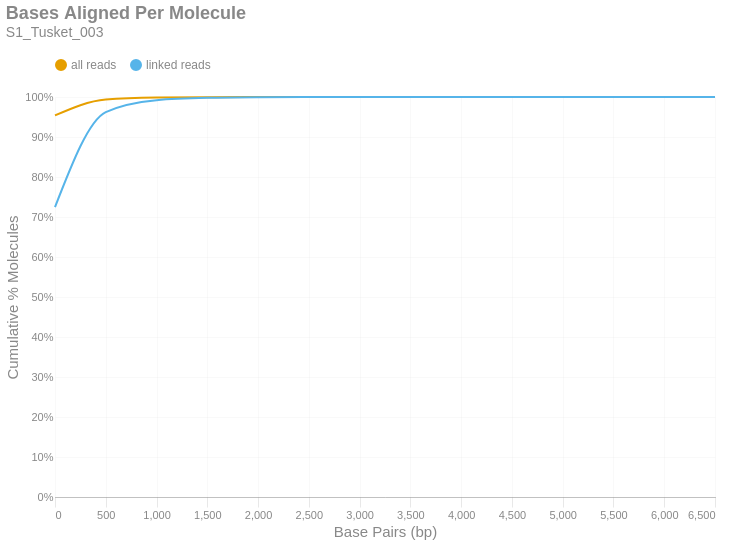

The cell this chart's notebook holds for it:
### Markdown cell above
### Bases Aligned Per Molecule
This is a cumulative frequency distribution showing the number of base pairs aligned per unique molecule. These data are shown in 500 bp bins. There are two distributions: one with `all reads` (yellow) and another with only `linked reads` (blue). The percent of molecules in the `linked reads` distribution is relative to the total number of linked molecules.

### Code cell
if SKIPLR:
    print_html(f"Skipped")
else:
    binned_df = consolidated_hist(valids['aligned_bp'], mask, 500, True)
    with SafeRender(binned_df):
        (
            density_plot(binned_df, 'Bases Aligned Per Molecule', samplename, 'basesper')
            .encode(
                x=alt.X('bin:Q', title="Base Pairs (bp)").axis(tickMinStep=500).scale(padding=0),
                y=alt.Y('value:Q', title='Cumulative % Molecules')
                    .axis(format='%')
                    .scale(domain = [0,1])
                    .stack(False),
                color=alt.Color("key:N").scale(domain = ["all reads", "linked reads"]),
                tooltip = [
                    alt.Tooltip("key:N", title = "Data Type"),
                    alt.Tooltip("range_label:N", title="Bases Aligned Per Molecule"),
                    alt.Tooltip("value:Q", format = ".2%", title="% Molecules (Cum.)")
                ]
            )
        ).display()

### Figure 1 — Vega-Lite specification as saved in the notebook (floating-point values rounded to 4 significant figures)
{"width": "container", "height": 400, "config": {"title": {"anchor": "start", "dy": -15, "fontSize": 18, "color": "#888888", "subtitleColor": "#888888", "subtitleFontSize": 14}, "arc": {"fill": "#0072B2"}, "axis": {"domainColor": "#888888", "domainWidth": 0.5, "gridWidth": 0.2, "grid": false, "titleFontWeight": 400, "titleFontSize": 15, "labelFontSize": 11, "labelColor": "#888888", "tickColor": "#888888", "tickWidth": 0.2, "titleColor": "#888888"}, "axisBand": {"grid": false}, "axisX": {"grid": true, "tickSize": 10, "domainCap": "round"}, "axisY": {"domain": false, "grid": true, "tickSize": 0, "domainCap": "round"}, "background": "transparent", "header": {"labelFontSize": 15, "labelColor": "#888888", "titleFontSize": 15, "titleFontWeight": 600, "titleColor": "#888888"}, "legend": {"labelFont": "sans-serif", "labelFontSize": 12, "labelColor": "#888888", "symbolSize": 100, "symbolType": "circle", "titleFontSize": 12, "titlePadding": 10, "titleColor": "#888888", "title": null, "orient": "top"}, "range": {"category": ["#E69F00", "#56B4E9", "#009E73", "#F0E442", "#0072B2", "#D55E00", "#CC79A7", "#000000"], "diverging": ["#cfe8f3", "#a2d4ec", "#73bfe2", "#46abdb", "#1696d2", "#12719e"]}, "area": {"fill": "#0072B2", "fillOpacity": 0.7, "line": true, "strokeOpacity": 0.7}, "line": {"color": "#0072B2", "stroke": "#0072B2", "strokeWidth": 2}, "trail": {"color": "#0072B2", "stroke": "#0072B2", "strokeWidth": 0, "size": 1}, "point": {"filled": true, "fillOpacity": 1.0, "size": 95}, "text": {"color": "#888888", "fontSize": 11, "align": "right", "fontWeight": 400, "size": 11}, "bar": {"fill": "#0072B2", "stroke": null}, "view": {"stroke": null, "continuousWidth": 660, "continuousHeight": 400}}, "data": {"name": "data-36aee99a702b6b3f634c7731ccdea2cd"}, "mark": {"type": "line", "interpolate": "monotone", "point": {"opacity": 0, "size": 275}}, "encoding": {"color": {"field": "key", "scale": {"domain": ["all reads", "linked reads"]}, "type": "nominal"}, "tooltip": [{"field": "key", "title": "Data Type", "type": "nominal"}, {"field": "range_label", "title": "Bases Aligned Per Molecule", "type": "nominal"}, {"field": "value", "format": ".2%", "title": "% Molecules (Cum.)", "type": "quantitative"}], "x": {"axis": {"tickMinStep": 500}, "field": "bin", "scale": {"padding": 0}, "title": "Base Pairs (bp)", "type": "quantitative"}, "y": {"axis": {"format": "%"}, "field": "value", "scale": {"domain": [0, 1]}, "stack": false, "title": "Cumulative % Molecules", "type": "quantitative"}}, "params": [{"name": "param_c36ac31b6afebe62", "select": {"type": "point", "fields": ["key"]}, "bind": "legend"}], "title": {"text": "Bases Aligned Per Molecule", "subtitle": "S1_Tusket_003"}, "transform": [{"fold": ["all reads (cumsum)", "linked reads (cumsum)"]}, {"calculate": "replace(datum.key, ' (cumsum)', '')", "as": "key"}, {"filter": {"param": "param_c36ac31b6afebe62"}}], "usermeta": {"embedOptions": {"downloadFileName": "S1_Tusket_003.basesper"}}, "$schema": "https://vega.github.io/schema/vega-lite/v6.1.0.json", "datasets": {"data-36aee99a702b6b3f634c7731ccdea2cd": [{"bin": "0.0", "interval": "0.0-500.0", "all reads": 0.9539, "linked reads": 0.7248, "all reads (cumsum)": 0.9539, "linked reads (cumsum)": 0.7248, "range_label": "0-499"}, {"bin": "500.0", "interval": "500.0-1000.0", "all reads": 0.0399, "linked reads": 0.2375, "all reads (cumsum)": 0.9938, "linked reads (cumsum)": 0.9623, "range_label": "500-999"}, {"bin": "1000.0", "interval": "1000.0-1500.0", "all reads": 0.004941, "linked reads": 0.02985, "all reads (cumsum)": 0.9987, "linked reads (cumsum)": 0.9922, "range_label": "1000-1499"}, {"bin": "1500.0", "interval": "1500.0-2000.0", "all reads": 0.0009639, "linked reads": 0.005844, "all reads (cumsum)": 0.9997, "linked reads (cumsum)": 0.998, "range_label": "1500-1999"}, {"bin": "2000.0", "interval": "2000.0-2500.0", "all reads": 0.0002391, "linked reads": 0.001449, "all reads (cumsum)": 0.9999, "linked reads (cumsum)": 0.9994, "range_label": "2000-2499"}, {"bin": "2500.0", "interval": "2500.0-3000.0", "all reads": 6.212e-05, "linked reads": 0.0003767, "all reads (cumsum)": 1.0, "linked reads (cumsum)": 0.9998, "range_label": "2500-2999"}, {"bin": "3000.0", "interval": "3000.0-3500.0", "all reads": 1.76e-05, "linked reads": 0.0001067, "all reads (cumsum)": 1.0, "linked reads (cumsum)": 0.9999, "range_label": "3000-3499"}, {"bin": "3500.0", "interval": "3500.0-4000.0", "all reads": 7.671e-06, "linked reads": 4.652e-05, "all reads (cumsum)": 1.0, "linked reads (cumsum)": 1.0, "range_label": "3500-3999"}, {"bin": "4000.0", "interval": "4000.0-4500.0", "all reads": 2.256e-06, "linked reads": 1.368e-05, "all reads (cumsum)": 1.0, "linked reads (cumsum)": 1.0, "range_label": "4000-4499"}, {"bin": "4500.0", "interval": "4500.0-5000.0", "all reads": 3.008e-07, "linked reads": 1.824e-06, "all reads (cumsum)": 1.0, "linked reads (cumsum)": 1.0, "range_label": "4500-4999"}, {"bin": "5000.0", "interval": "5000.0-5500.0", "all reads": 4.512e-07, "linked reads": 2.737e-06, "all reads (cumsum)": 1.0, "linked reads (cumsum)": 1.0, "range_label": "5000-5499"}, {"bin": "5500.0", "interval": "5500.0-6000.0", "all reads": 1.504e-07, "linked reads": 9.122e-07, "all reads (cumsum)": 1.0, "linked reads (cumsum)": 1.0, "range_label": "5500-5999"}, {"bin": "6000.0", "interval": "6000.0-6500.0", "all reads": 0.0, "linked reads": 0.0, "all reads (cumsum)": 1.0, "linked reads (cumsum)": 1.0, "range_label": "6000-6499"}, {"bin": "6500.0", "interval": "6500.0-7000.0", "all reads": 1.504e-07, "linked reads": 9.122e-07, "all reads (cumsum)": 1.0, "linked reads (cumsum)": 1.0, "range_label": "6500-6999"}]}}
